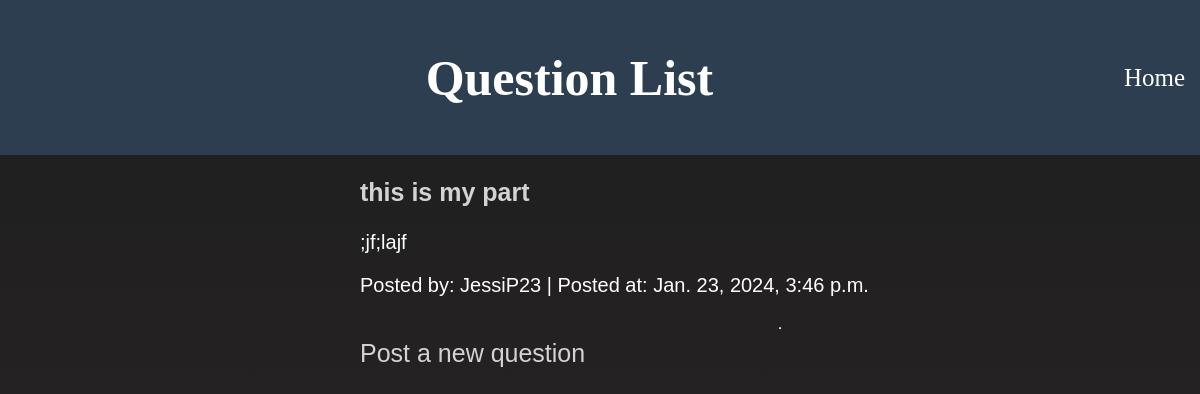
The page /post/question_list/ on the database as committed earlier.
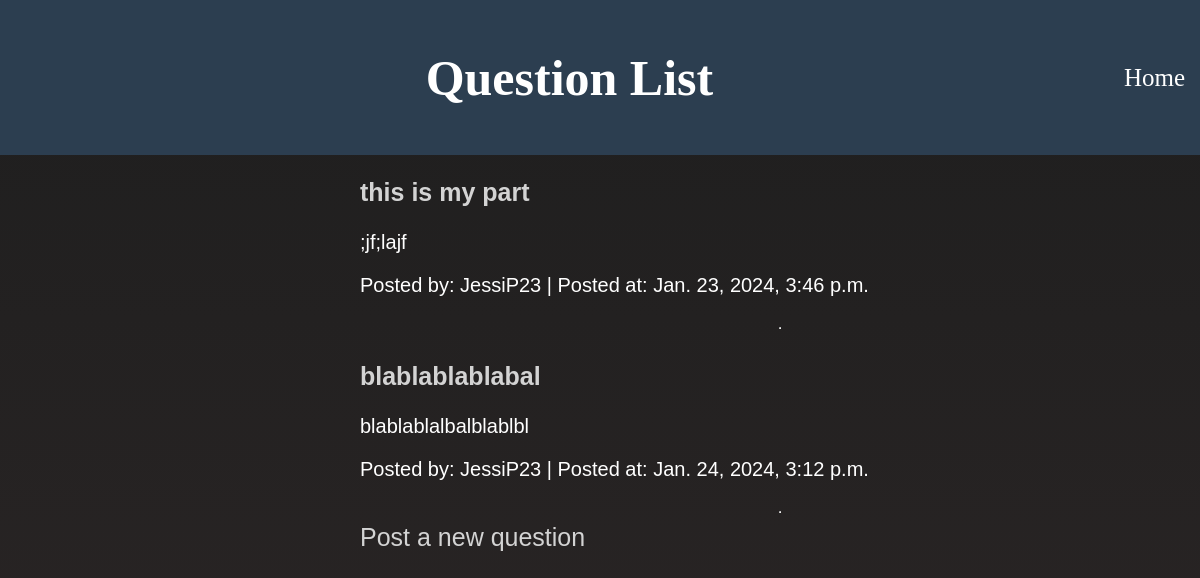
The same page on the database as committed later.
### forum/models.py (models this page shows)
class PostQuestion(models.Model):
    title = models.CharField(max_length=300)
    description = models.TextField()
    user = models.ForeignKey(User, on_delete=models.CASCADE)
    file = models.ImageField(upload_to=file_url, null=True, blank=True)
    timepost = models.DateTimeField(auto_now_add=True)

### forum/views.py (the view)
# urls.py: path('question_list/', question_list, name="question_list"),
def question_list(request):
    list_question = PostQuestion.objects.all()
    return render(request, 'forum/question_list.html', {'list_question': list_question})

### templates/forum/question_list.html (shortened to what this page needs)
{% load static %}
<!doctype html>
<html lang="en">
  <head>
    <link rel="stylesheet" href="{% static 'styling/view.css' %}" >
  </head>
  <body>
    <header>
      <h1 class="classes">Question List</h1>
      <a href="{% url 'home' %}" class="link">Home</a>
    </header>
    <div class="section">
      {%for question in list_question%}
      <div class="question">
        <h3><a href="{% url 'forum:view_question' question.id %}">{{question.title}}</a></h3>
        <p>{{question.description}}</p>
        <p>Posted by: {{question.user.username}} | Posted at: {{question.timepost}}</p>
      </div>
      <hr>
      {%endfor%}
      <a class="text_post" href="{% url 'forum:post_question' %}">Post a new question</a>
    </div>
  </body>
</html>

### static/styling/view.css (style rules this page uses)
body { background: linear-gradient(to bottom, #1e1e1e, #2d2727); color: #ffffff; margin: 0; height: 100%; }
.section { display: flex; flex-direction: column; align-items: flex-start; padding-left: 30%; font-size: 20px; font-family: Arial, Helvetica, sans-serif; height: 100vh; }
.link { text-decoration: none; color: #ffffff; }
.classes { flex-grow: 1; text-align: center; }
header { display: flex; flex-direction: row; justify-content: space-between; align-items: center; padding: 15px; background-color: #2c3e50; color: #ffffff; font-size: 25px; }
.section a { text-decoration: none; font-size: 25px; color: #d3d3d3; }

Rows that differ between the two databases and show on the page:
added PostQuestion: title "blablablablabal", description "blablablalbalblablbl", user.username "JessiP23", timepost "Jan. 24, 2024, 3:12 p.m."
